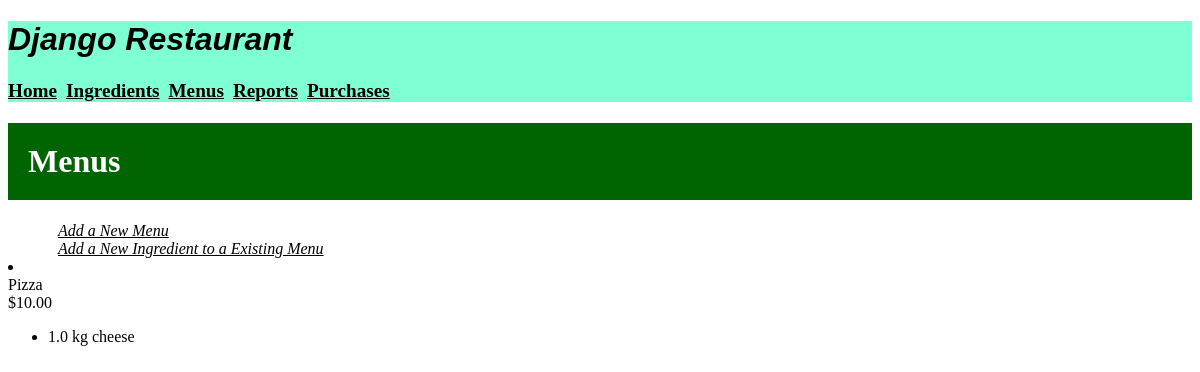
Screenshot of /menu_item/ with the database file from the repository.
### inventory/models.py (models this page shows, shortened)
class MenuItem(models.Model):
    title = models.CharField(max_length=30)
    price = models.FloatField(default=0.0)

class RecipeRequirement(models.Model):
    menu_item = models.ForeignKey(MenuItem, on_delete=models.CASCADE)
    ingredient =models.ForeignKey(Ingredient, on_delete=models.CASCADE)
    quantity = models.FloatField(default=0.0)

class Ingredient(models.Model):
    name = models.CharField(max_length=50)
    quantity = models.FloatField(default=0.0)
    unit = models.CharField(max_length=30)
    unit_price = models.FloatField(default=0.0)

### inventory/views.py (the view)
# urls.py: path('menu_item/', views.MenuItemView.as_view(), name="menus"),
class MenuItemView(ListView):
    model = MenuItem
    template_name = "inventory/menu_item.html"

### inventory/templates/inventory/menu_item.html
{% extends 'inventory/base.html' %}
{% load static %}
{% block content %}
    <h1 class="submenu" >Menus</h1>
    <div>
        <a class="link" href="{% url 'create_menu' %}">Add a New Menu</a><br>
        <a class="link" href="{% url 'add_recipe_requirement' %}">Add a New Ingredient to a Existing Menu</a>
    </div>
    {% for menu_item in object_list %}
        <li>
            <div>
                <div>{{ menu_item.title }}</div>
                <div>${{ menu_item.price|stringformat:".2f" }}</div>
            </div>
            <ul class="menu-item-ingredients">
                {% for recipe_requirement in menu_item.reciperequirement_set.all %}
                <li>{{ recipe_requirement.quantity }} {{recipe_requirement.ingredient.unit }} {{ recipe_requirement.ingredient.name }}</li>
                {% endfor %}
            </ul>
        </li>
    {% endfor %}
{% endblock %}

### inventory/static/inventory/style.css (style rules this page uses)
.submenu { color: White; background-color: darkgreen; padding: 20px; }
.link { color: black; font-style: oblique; margin: 50px; }

### rows the page displays
MenuItem: title "Pizza", price "10.00"
RecipeRequirement: quantity "1.0", ingredient.unit "kg", ingredient.name "cheese"
